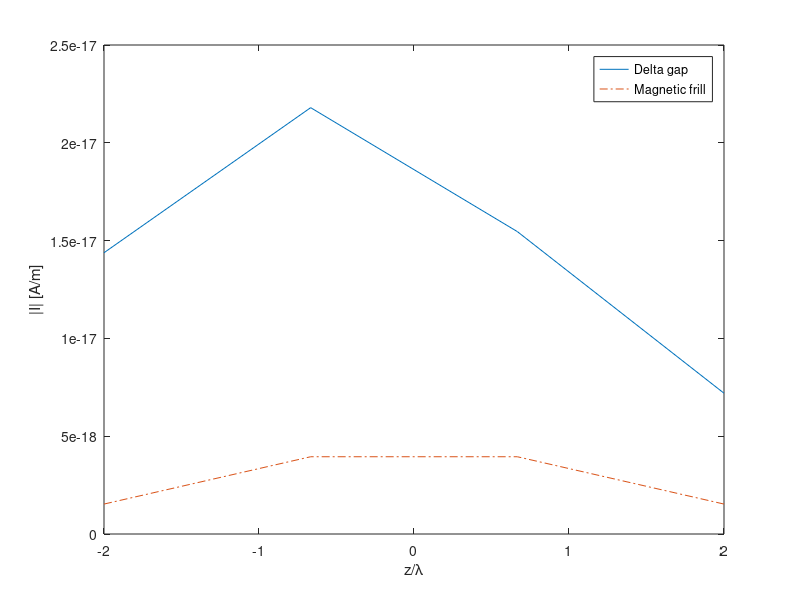

Here is the MATLAB script that generated this plot:
% MoM code for thin wires, using collocation and
% piecewise sinusoisdal basis functions. 
% Originally written by Isak Theron as a task. Extended by 
% by David Davidson. 
% Geometry is read in; uses default b for air-filled co-axial
% cable in magnetic frill model.
% Note: best results obtained with 0.48 lambda wire; 0.005 lambda radius, 
% and 50-100 segments. Magnetic frill converges slowly, especially for thinner
% wires.  

clear;
N_seg=input('Enter number of segments (must be even): ')
L=input('Enter wire length (in wavelengths): ')
a=input('Enter wire radius (in wavelengths): ')
b = 3.5*a % for a 75 ohm system.

B = 2*pi; % This is beta, for \lambda=1m.
dz=L/(N_seg); % This is \Delta_z
Bdz=B*dz;
N=N_seg -1 ; % Number of degrees of freedom is one less than segments. 
for n=(1:N)
  Rnp1 = sqrt(a^2+((n-2)*dz)^2);        % Rn+1 
  Rn = sqrt(a^2+((n-1)*dz)^2);          % Rn
  Rnm1 = sqrt(a^2+(n*dz)^2);            % Rn-1
  A = exp(-i*B*Rnp1)/Rnp1;
  BB = exp (-i*B*Rn)*sin(2*Bdz)/(Rn*sin(Bdz));
  C = exp(-i*B*Rnm1)/Rnm1;
  c(1,n) = -i*30*(A-BB+C)/sin(Bdz);
end;
Z = toeplitz(c,c); % This uses the symmetry property of the matrix for 
                   % efficient fill. Alternately, the above loop should be 
                   % replaced by a nested loop in m and n. 
  
% Magnetic frill feed model for dipole
CentreSeg=ceil(N/2);
for m=(CentreSeg:N)
  zz=(m-CentreSeg)*dz;
  R1=sqrt(a^2+zz^2);
  R2=sqrt(b^2+zz^2);
  E(m) = (exp(-i*B*R1)/R1-exp(-i*B*R2)/R2)/(2*log(b/a));
  E(N+1-m)=E(m);
end
V = -conj(E');

CentreSeg = ceil(N/2);
I_mag_frill = Z \ V; 
Zin_mag_frill = 1/(I_mag_frill(CentreSeg))


% Delta gap feed model
deltaZ=dz;
for n = (1:N);
  V(n) = 0;
end;
V(CentreSeg) = -1/deltaZ;
I_delta_gap = Z \ V;
Zin_delta_gap=1/I_delta_gap(CentreSeg) %  this is the dipole impedance
input('Press (almost) any key to continue');

Length=linspace(-L/2+dz/2,L/2-dz/2,N);
plot(Length,abs(I_delta_gap),Length,abs(I_mag_frill),'-.');
%title(['Current on ',num2str(L),'\lambda dipole : ',num2str(N_seg), ' segments']);
xlabel('z/\lambda');
ylabel('|I| [A/m]');
legend('Delta gap', 'Magnetic frill')
pause; 

print -deps thin_dipI

% compute reflection coefficients in 75 Ohm system (magnitude, dB)
gamma_frill = 20*log10(abs((Zin_mag_frill-75)/(Zin_mag_frill+75)))
gamma_delta = 20*log10(abs((Zin_delta_gap-75)/(Zin_delta_gap+75)))



% Obtain the 2 and 1 norm condition numbers (if required)
%TwoNorm = cond(Z)
%DigitsLost = log10(TwoNorm)
%OneNorm = 1/rcond(Z)
